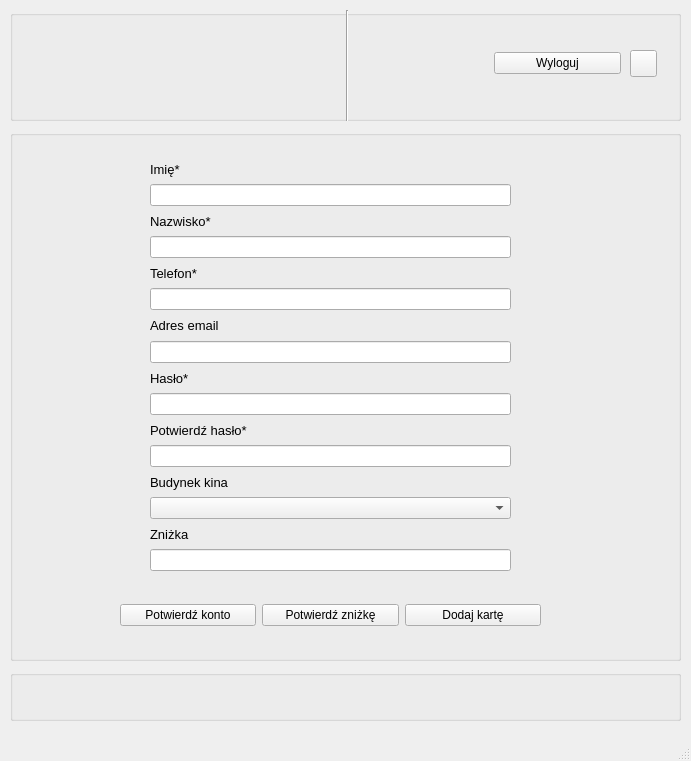
<?xml version="1.0" encoding="UTF-8"?>
<ui version="4.0">
 <class>ClientAccauntForm</class>
 <widget class="QMainWindow" name="ClientAccauntForm">
  <property name="geometry">
   <rect>
    <x>0</x>
    <y>0</y>
    <width>691</width>
    <height>761</height>
   </rect>
  </property>
  <property name="windowTitle">
   <string>MainWindow</string>
  </property>
  <widget class="QWidget" name="centralwidget">
   <widget class="QGroupBox" name="groupBoxlogin">
    <property name="geometry">
     <rect>
      <x>10</x>
      <y>130</y>
      <width>671</width>
      <height>531</height>
     </rect>
    </property>
    <property name="title">
     <string/>
    </property>
    <widget class="QWidget" name="verticalLayoutWidget">
     <property name="geometry">
      <rect>
       <x>140</x>
       <y>30</y>
       <width>361</width>
       <height>411</height>
      </rect>
     </property>
     <layout class="QVBoxLayout" name="verticalLayout">
      <item>
       <widget class="QLabel" name="label_name">
        <property name="font">
         <font>
          <pointsize>10</pointsize>
         </font>
        </property>
        <property name="text">
         <string>Imię*</string>
        </property>
       </widget>
      </item>
      <item>
       <widget class="QLineEdit" name="lineEdit_name"/>
      </item>
      <item>
       <widget class="QLabel" name="label_surname">
        <property name="font">
         <font>
          <pointsize>10</pointsize>
         </font>
        </property>
        <property name="text">
         <string>Nazwisko*</string>
        </property>
       </widget>
      </item>
      <item>
       <widget class="QLineEdit" name="lineEdit_surname"/>
      </item>
      <item>
       <widget class="QLabel" name="label_telephone">
        <property name="font">
         <font>
          <pointsize>10</pointsize>
         </font>
        </property>
        <property name="text">
         <string>Telefon*</string>
        </property>
       </widget>
      </item>
      <item>
       <widget class="QLineEdit" name="lineEdit_telephone"/>
      </item>
      <item>
       <widget class="QLabel" name="label_email">
        <property name="font">
         <font>
          <pointsize>10</pointsize>
         </font>
        </property>
        <property name="text">
         <string>Adres email</string>
        </property>
       </widget>
      </item>
      <item>
       <widget class="QLineEdit" name="lineEdit_email"/>
      </item>
      <item>
       <widget class="QLabel" name="label_password_2">
        <property name="font">
         <font>
          <pointsize>10</pointsize>
         </font>
        </property>
        <property name="text">
         <string>Hasło*</string>
        </property>
       </widget>
      </item>
      <item>
       <widget class="QLineEdit" name="lineEdit_password_2"/>
      </item>
      <item>
       <widget class="QLabel" name="label_confirmpassword">
        <property name="font">
         <font>
          <pointsize>10</pointsize>
         </font>
        </property>
        <property name="text">
         <string>Potwierdź hasło*</string>
        </property>
       </widget>
      </item>
      <item>
       <widget class="QLineEdit" name="lineEdit_pconfirnpassword"/>
      </item>
      <item>
       <widget class="QLabel" name="label_cinema_building">
        <property name="font">
         <font>
          <pointsize>10</pointsize>
         </font>
        </property>
        <property name="text">
         <string>Budynek kina</string>
        </property>
       </widget>
      </item>
      <item>
       <widget class="QComboBox" name="comboBox_building"/>
      </item>
      <item>
       <widget class="QLabel" name="label_discount">
        <property name="font">
         <font>
          <pointsize>10</pointsize>
         </font>
        </property>
        <property name="text">
         <string>Zniżka</string>
        </property>
       </widget>
      </item>
      <item>
       <widget class="QLineEdit" name="lineEdit_discount"/>
      </item>
     </layout>
    </widget>
    <widget class="QWidget" name="layoutWidget">
     <property name="geometry">
      <rect>
       <x>110</x>
       <y>450</y>
       <width>421</width>
       <height>71</height>
      </rect>
     </property>
     <layout class="QHBoxLayout" name="horizontalLayout_2">
      <item>
       <widget class="QPushButton" name="pushButton_confim_account">
        <property name="text">
         <string>Potwierdź konto</string>
        </property>
       </widget>
      </item>
      <item>
       <widget class="QPushButton" name="pushButton_confitm_discount">
        <property name="text">
         <string>Potwierdź zniżkę</string>
        </property>
       </widget>
      </item>
      <item>
       <widget class="QPushButton" name="pushButton_add_card">
        <property name="text">
         <string>Dodaj kartę</string>
        </property>
       </widget>
      </item>
     </layout>
    </widget>
   </widget>
   <widget class="QGroupBox" name="groupBox_info">
    <property name="geometry">
     <rect>
      <x>10</x>
      <y>670</y>
      <width>671</width>
      <height>51</height>
     </rect>
    </property>
    <property name="title">
     <string/>
    </property>
    <widget class="QLabel" name="label_info_2">
     <property name="geometry">
      <rect>
       <x>180</x>
       <y>10</y>
       <width>291</width>
       <height>31</height>
      </rect>
     </property>
     <property name="font">
      <font>
       <pointsize>10</pointsize>
      </font>
     </property>
     <property name="text">
      <string/>
     </property>
    </widget>
   </widget>
   <widget class="QGroupBox" name="groupBox_menu">
    <property name="geometry">
     <rect>
      <x>10</x>
      <y>10</y>
      <width>671</width>
      <height>111</height>
     </rect>
    </property>
    <property name="title">
     <string/>
    </property>
    <widget class="QLabel" name="label_logo_2">
     <property name="geometry">
      <rect>
       <x>10</x>
       <y>10</y>
       <width>321</width>
       <height>91</height>
      </rect>
     </property>
     <property name="text">
      <string/>
     </property>
    </widget>
    <widget class="Line" name="line_2">
     <property name="geometry">
      <rect>
       <x>322</x>
       <y>0</y>
       <width>31</width>
       <height>121</height>
      </rect>
     </property>
     <property name="orientation">
      <enum>Qt::Vertical</enum>
     </property>
    </widget>
    <widget class="QPushButton" name="pushButton_back">
     <property name="geometry">
      <rect>
       <x>620</x>
       <y>40</y>
       <width>27</width>
       <height>27</height>
      </rect>
     </property>
     <property name="toolTip">
      <string>&lt;html&gt;&lt;head/&gt;&lt;body&gt;&lt;p&gt;&lt;br/&gt;&lt;/p&gt;&lt;/body&gt;&lt;/html&gt;</string>
     </property>
     <property name="text">
      <string/>
     </property>
    </widget>
    <widget class="QWidget" name="layoutWidget_2">
     <property name="geometry">
      <rect>
       <x>350</x>
       <y>40</y>
       <width>261</width>
       <height>27</height>
      </rect>
     </property>
     <layout class="QHBoxLayout" name="horizontalLayout">
      <item>
       <widget class="QLabel" name="label_user_2">
        <property name="font">
         <font>
          <pointsize>11</pointsize>
         </font>
        </property>
        <property name="text">
         <string/>
        </property>
       </widget>
      </item>
      <item>
       <widget class="QPushButton" name="pushButton_logout">
        <property name="text">
         <string>Wyloguj</string>
        </property>
       </widget>
      </item>
     </layout>
    </widget>
   </widget>
  </widget>
  <widget class="QMenuBar" name="menubar">
   <property name="geometry">
    <rect>
     <x>0</x>
     <y>0</y>
     <width>691</width>
     <height>21</height>
    </rect>
   </property>
  </widget>
  <widget class="QStatusBar" name="statusbar"/>
 </widget>
 <resources/>
 <connections/>
</ui>
